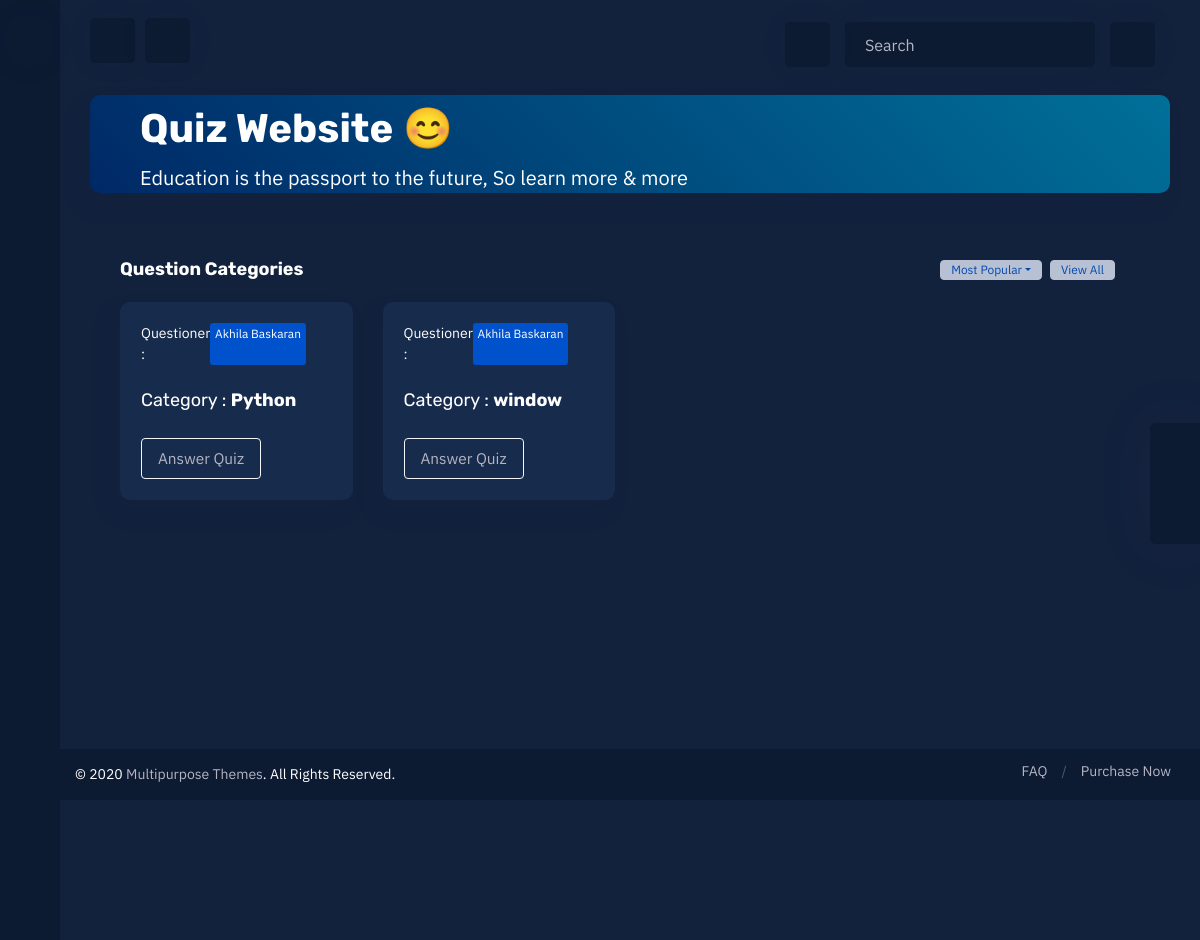
/user_view_quiz_category/, run on the app's committed database.
### myapp/models.py (models this page shows)
class Quiz_category(models.Model):
    cid=models.ForeignKey(Creator, on_delete=models.CASCADE, null=True)
    category=models.CharField(max_length=100, null=True)

class Creator(models.Model):
    name = models.CharField(max_length=100, null=True)
    email = models.EmailField(max_length=100, null=True)
    phone = models.IntegerField(null=True, blank=True)
    image = models.ImageField(null=True, upload_to="profile")
    loginid = models.ForeignKey(Login, on_delete=models.CASCADE, null=True)

### myapp/views.py (the view)
# urls.py: path("user_view_quiz_category/",views.user_view_quiz_category),
def user_view_quiz_category(request):
    Qcid=Quiz_category.objects.all()
    return render(request, "User/view_category.html",{"view":Qcid})

### templates/User/view_category.html (shortened to what this page needs)
{% extends 'User/common.html' %}
{% load static %}
{% block header %}
<div class="content-wrapper">
    <div class="container-full">
        <section class="content">
            <div class="row">
                <div class="col-12">
                    <div class="box bg-gradient-primary overflow-hidden pull-up">
                        <div class="box-body pr-0 pl-lg-50 pl-15 py-0">
                            <div class="row align-items-center">
                                <div class="col-12 col-lg-8">
                                    <h1 class="font-size-40 text-white"><b>Quiz Website</b> {{i.name}} 😊</h1>
                                    <p class="text-white mb-0 font-size-20">
                                        Education is the passport to the future, So learn more & more
                                    </p>
                                </div>
                                <div class="col-12 col-lg-4"><img
                                        alt=""></div>
                            </div>
                        </div>
                    </div>
                </div>
            </div>
            <section class="content">
                <div class="row">
                    <div class="col-12">
                        <div class="box no-shadow mb-0 bg-transparent">
                            <div class="box-header no-border px-0">
                                <h4 class="box-title"><b>Question Categories</b></h4>
                                <ul class="box-controls pull-right d-md-flex d-none">
                                    <li>
                                        <button class="btn btn-primary-light px-10">View All</button>
                                    </li>
                                    <li class="dropdown">
                                        <button class="dropdown-toggle btn btn-primary-light px-10"
                                            data-toggle="dropdown" href="#" aria-expanded="false">Most
                                            Popular</button>
                                    </li>
                                </ul>
                            </div>
                        </div>
                    </div>
                    {% for i in view %}
                    <div class="col-xl-3 col-md-6 col-12">
                        <div class="box bg-dark pull-up"
                            style="background-image: url(https://eduadmin-template.multipurposethemes.com/bs4/images/svg-icon/color-svg/st-1.svg); background-position: right bottom; background-repeat: no-repeat;">
                            <div class="box-body">
                                <div class="flex-grow-1">
                                    <div class="d-flex align-items-center pr-2 justify-content-between">
                                        <div class="d-flex">
                                            Questioner :
                                            <span class="badge badge-primary mr-15">{{i.cid.name}}</span>
                                        </div>
                                        <div class="dropdown">
                                            <a data-toggle="dropdown" href="#" class="px-10 pt-5"><i
                                                    class="ti-more-alt"></i></a>
                                        </div>
                                    </div>
                                    <h4 class="mt-25 mb-5">Category : <b>{{i.category}}</b></h4><br>
                                    <p class="text-fade mb-0 font-size-12"><a href="/answe_to_question?qcid={{i.id}}&cid={{i.cid.loginid_id}}" class="btn btn-outline-info">Answer Quiz</a></p>
                                </div>
                            </div>
                        </div>
                    </div>
                    {% endfor %}
                </div>
            </section>
    </div>
</div>
{% endblock %}

### static/assets/css/skin_color.css (style rules this page uses)
body.dark-skin { background-color: #12213c; color: #b5b5c3; }
.dark-skin h1, .dark-skin h2, .dark-skin h3, .dark-skin h4, .dark-skin h5, .dark-skin h6 { color: #b5b5c3; }
.dark-skin a { color: #b5b5c3; }
.dark-skin .box { background-color: #254f99; }
.dark-skin .box .box-header { color: #b5b5c3; border-color: rgba(255, 255, 255, 0.12); }
.dark-skin .box { background-color: #0c1a32; box-shadow: -7.829px 11.607px 21px 0px rgba(25, 42, 70, 0.13); }
.dark-skin .box[class*=bg] h1, .dark-skin .box[class*=bg] h2, .dark-skin .box[class*=bg] h3, .dark-skin .box[class*=bg] h4, .dark-skin .box[class*=bg] h5, .dark-skin .box[class*=bg] h6 { color: #ffffff; }
.dark-skin .box-header { color: #b5b5c3; }

### data on the page
Quiz_category: cid.name "Akhila Baskaran", category "Python"
Quiz_category: cid.name "Akhila Baskaran", category "window"
